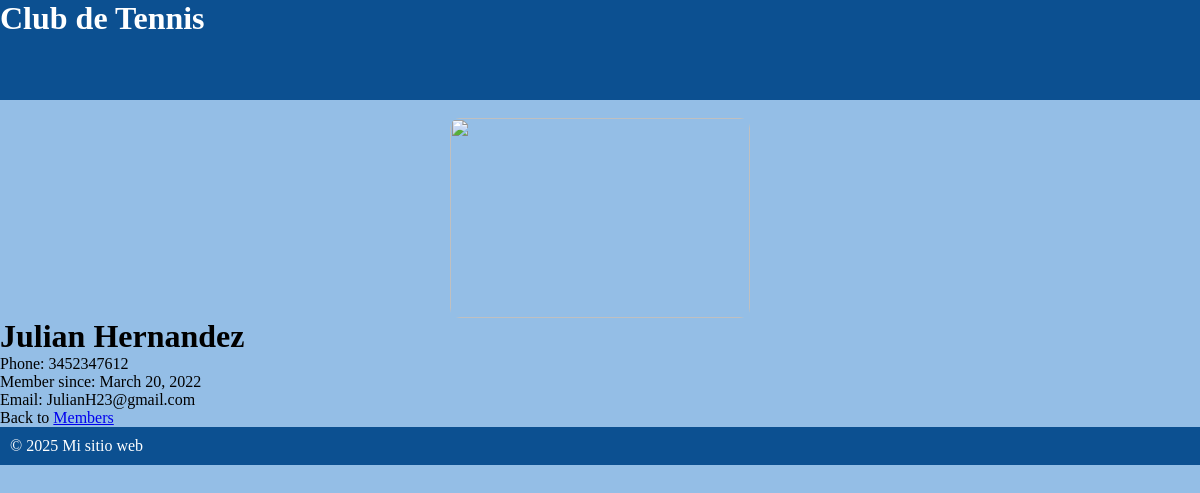
Screenshot of /members/details/7 with the database file from the repository.
### members/models.py (models this page shows, shortened)
class Member(models.Model):
    firstname = models.CharField(max_length=255)
    lastname = models.CharField(max_length=255)
    phone = models.IntegerField(null=True)
    joined_date = models.DateField(null=True)
    gender = models.CharField(max_length=225, null=True)
    birthday = models.DateField(null=True)
    email = models.CharField(max_length=255, null= True)

### members/views.py (the view)
# urls.py: path('members/details/<int:id>', views.details, name='details'),
def details(request, id):
    mymember = Member.objects.get(id=id)
    template = loader.get_template('details.html')
    context ={
        'mymember': mymember,
    }
    return HttpResponse(template.render(context, request))

### members/templates/details.html (shortened to what this page needs)
{% extends "master.html" %}
{% block content%}
  <h1>{{ mymember.firstname}}  {{mymember.lastname}} </h1>
        <p>Phone: {{mymember.phone}}</p>
        <p>Member since: {{mymember.joined_date}}</p>
        <p>Email: {{mymember.email}}</p>
        <p>Back to <a href="/members">Members</a></p>
{% endblock%}

### members/templates/master.html (style rules this page uses)
* { margin: 0; padding: 0; }
body { background-color: #94BEE6; }

### rows the page displays
Member: firstname "Julian", lastname "Hernandez", phone "3452347612", joined_date "March 20, 2022", email "JulianH23@gmail.com"
